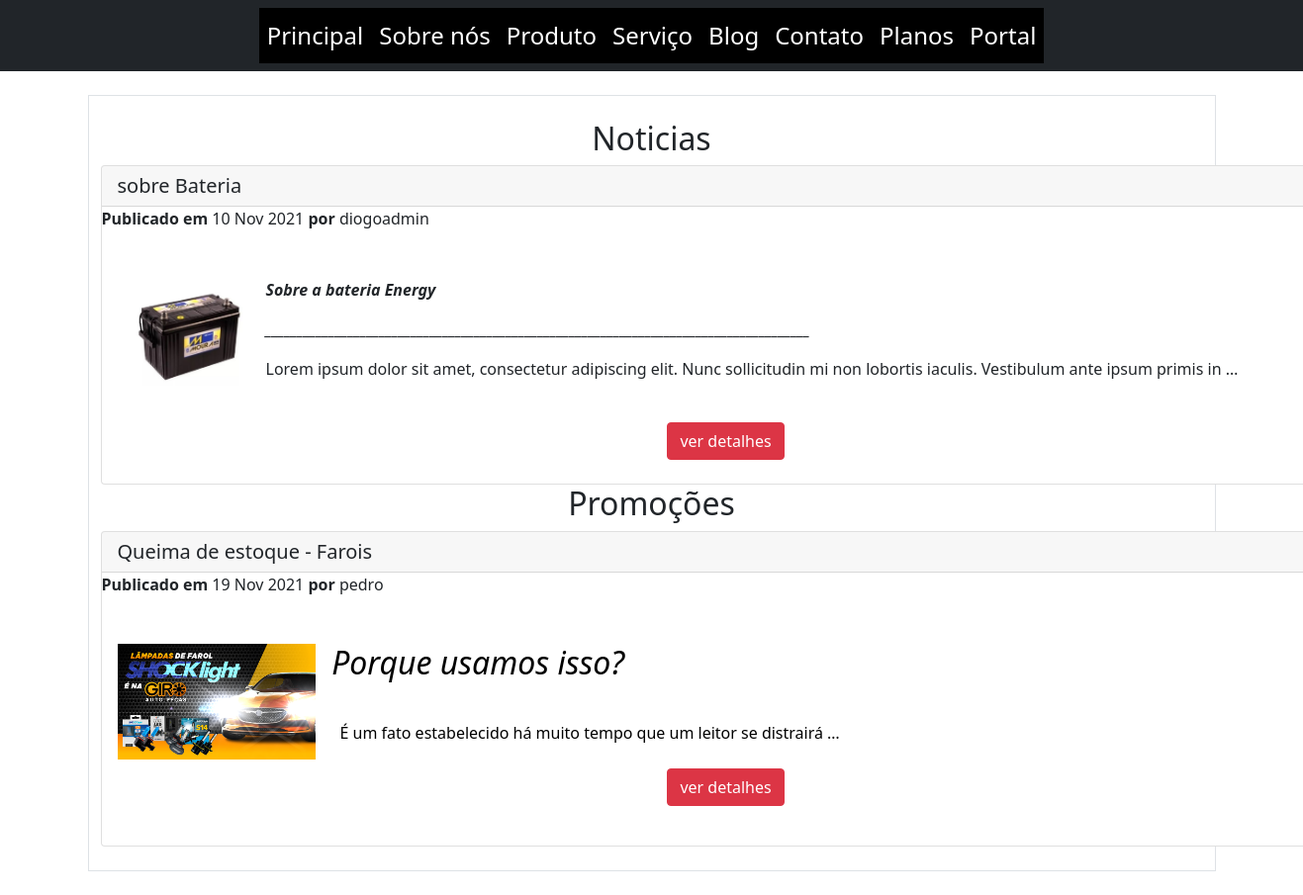
Page /postagem/blog/ on the committed database.
### blog/models.py (models this page shows, shortened)
class Post(models.Model):
    titulo = models.CharField(max_length=255)
    slug = models.SlugField(max_length=255, unique=True)
    conteudo = RichTextUploadingField(null=True)
    autor = models.ForeignKey(User, on_delete=models.CASCADE)
    criacao = models.DateTimeField(auto_now_add=True)
    atualizacao = models.DateTimeField(auto_now=True)
    categoria = models.ForeignKey(Categoria, on_delete=models.CASCADE)
    class Meta:
        ordering = ('criacao',)
    def get_absolute_url(self):
        return reverse('blog:detail', kwargs={'slug': self.slug, 'pk': self.id})

class Categoria(models.Model):
    nome = models.CharField(max_length=100)
    def __str__(self):
        return self.nome

### blog/views.py (the view)
# urls.py: path('postagem/blog/', PostListView.as_view(), name='list'),
class PostListView(ListView):
    model = Post

### blog/templates/blog/post_list.html (shortened to what this page needs)
{% extends "paginas/base.html" %}
{% load static %}
{% block conteudo %}
<div class="container border border-ranger py-4 my-4">
    <div class="" >
        {% for post in post_list %}
            <div class="">
                <h2 class="text-center">{{post.categoria}}</h2>
                <div class="card text-justify-center" style="width: 79rem">
                    <h5 class="card-header text-dark">{{post.titulo}}</a></h5>
                    <p class="date"><strong> Publicado em </strong>{{ post.criacao|date:"d M Y" }}<strong> por </strong> {{ post.autor }}</p>
                    <div class="card-body">
                        <p>{{ post.conteudo|safe|linebreaks|truncatewords:30 }}</p>
                    </div>
                    <p class="container-fluid text-center py-2 ">
                        <a href="{{ post.get_absolute_url }}" class="btn btn-danger text-white">ver detalhes</a>
                    </p>
                </div>
            </div>
        {% endfor %}
    </div>
</div>
{% endblock %}

### rows in the picture
Post: categoria "Noticias", titulo "sobre Bateria", criacao "10 Nov 2021", autor "diogoadmin", conteudo (picture), conteudo "Sobre a bateria Energy ______________________________________________________________________________________ Lorem ipsum dolor sit amet, consectetur adipiscing elit. Nunc sollicitudin mi non lobortis iaculis. Vestibulum ante ipsum primis in …"
Post: categoria "Promoções", titulo "Queima de estoque - Farois", criacao "19 Nov 2021", autor "pedro", conteudo (picture), conteudo "Porque usamos isso? É um fato estabelecido há muito tempo que um leitor se distrairá …"
